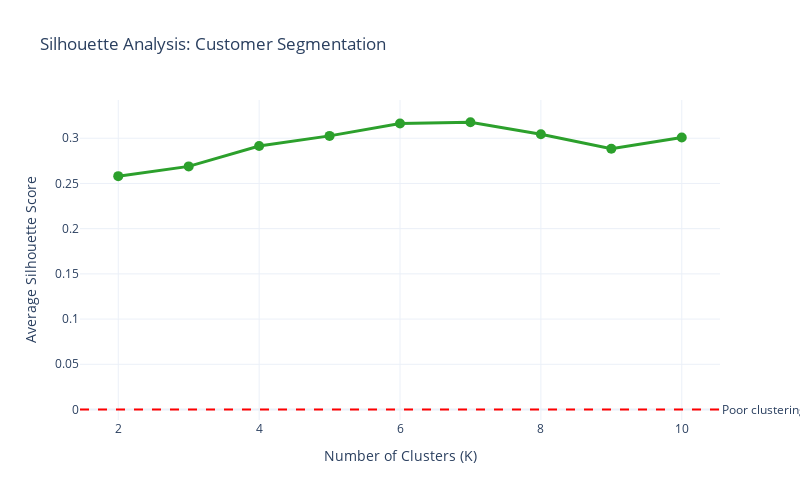

Notebook cell for this chart:
### Markdown cell above
### Silhouette Analysis

### Code cell
# Silhouette scores
K_range_sil = range(2, 11)
silhouette_scores = []

print("Running silhouette analysis...")
for k in K_range_sil:
    kmeans = KMeans(n_clusters=k, random_state=42, n_init=10)
    labels = kmeans.fit_predict(X_scaled)
    score = silhouette_score(X_scaled, labels)
    silhouette_scores.append(score)
    print(f"  K={k}: silhouette score={score:.3f}")

# Plot
fig = plot_silhouette_scores(K_range_sil, silhouette_scores, 
                              title="Silhouette Analysis: Customer Segmentation")
fig.show()

best_k = list(K_range_sil)[np.argmax(silhouette_scores)]
print(f"\nBest K by silhouette score: {best_k}")
print(f"Silhouette score: {max(silhouette_scores):.3f}")

print("\nDecision: We'll use K=5 clusters based on both methods")

### Figure 1 — Plotly figure (JSON) as saved in the notebook; plotly's stock layout.template omitted (floating-point values rounded to 4 significant figures)
{"data": [{"line": {"color": "#2ca02c", "width": 3}, "marker": {"color": "#2ca02c", "size": 10}, "mode": "lines+markers", "name": "Silhouette Score", "type": "scatter", "x": [2, 3, 4, 5, 6, 7, 8, 9, 10], "y": [0.258, 0.2689, 0.2913, 0.3026, 0.3162, 0.3177, 0.3045, 0.2884, 0.3008]}], "layout": {"annotations": [{"showarrow": false, "text": "Poor clustering", "x": 1, "xanchor": "left", "xref": "x domain", "y": 0, "yanchor": "middle", "yref": "y"}], "height": 500, "hovermode": "x unified", "shapes": [{"line": {"color": "red", "dash": "dash"}, "type": "line", "x0": 0, "x1": 1, "xref": "x domain", "y0": 0, "y1": 0, "yref": "y"}], "title": {"text": "Silhouette Analysis: Customer Segmentation"}, "width": 800, "xaxis": {"title": {"text": "Number of Clusters (K)"}}, "yaxis": {"title": {"text": "Average Silhouette Score"}}}}
